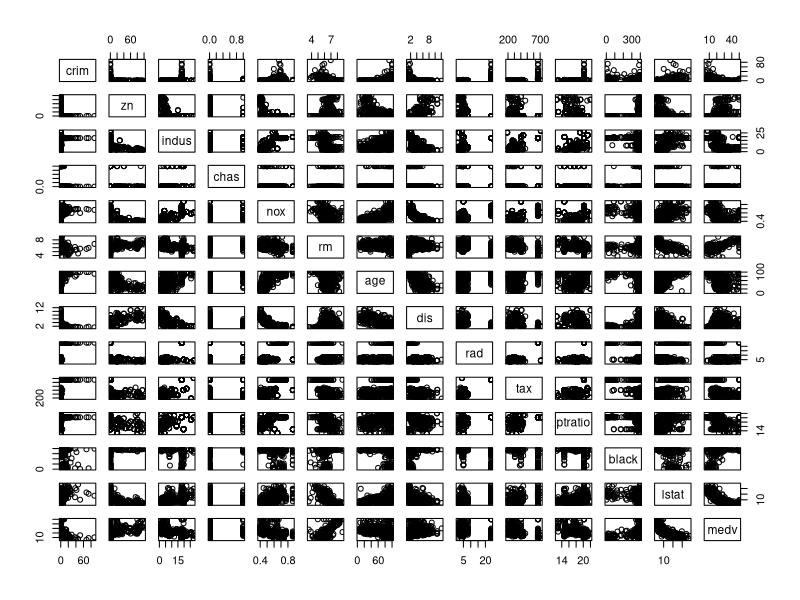
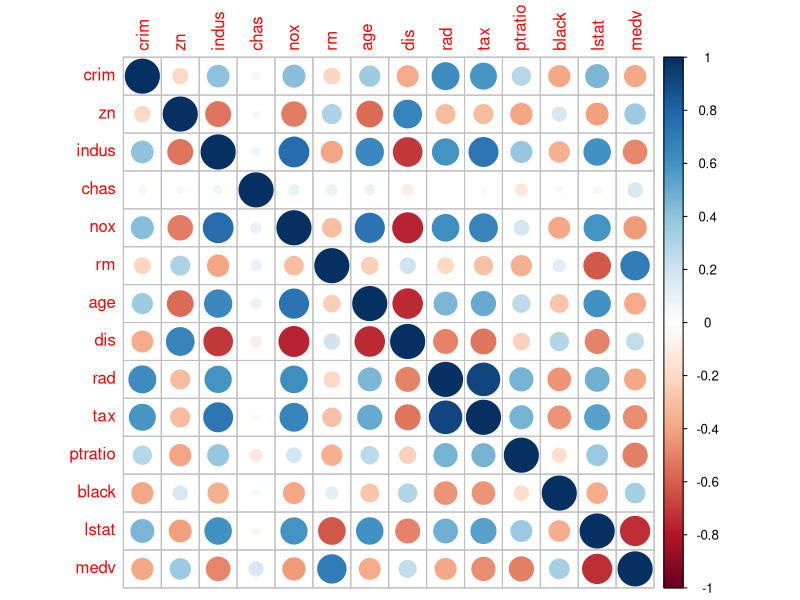
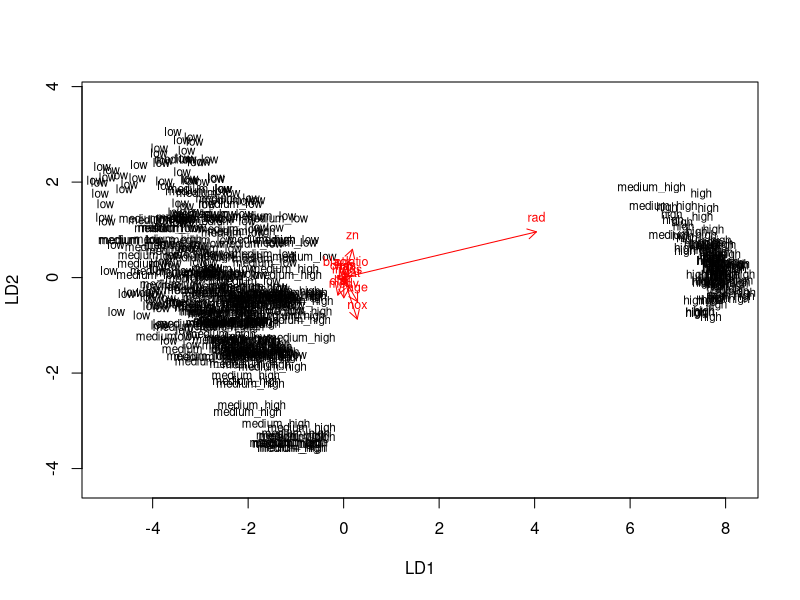
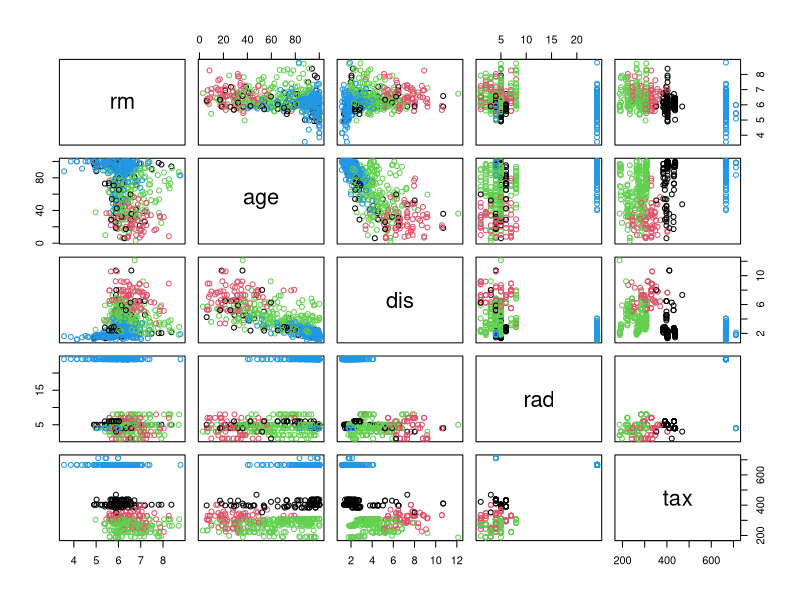
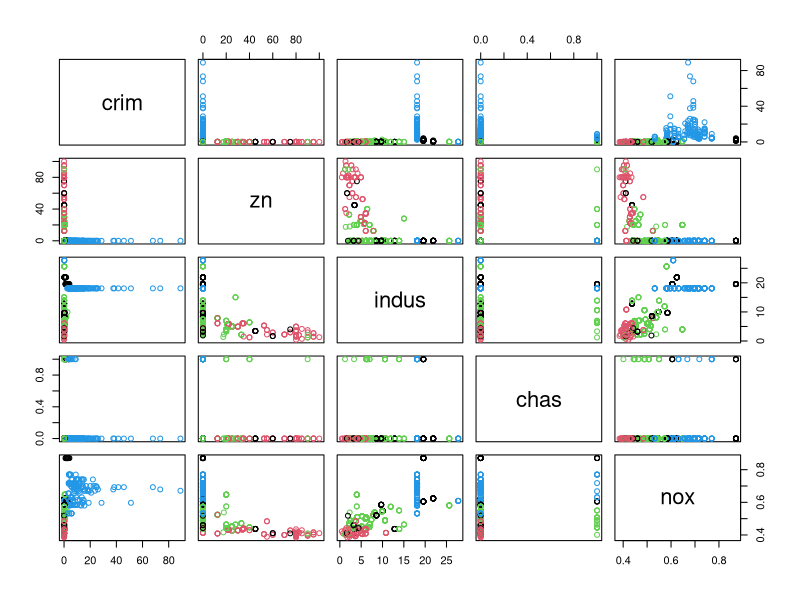
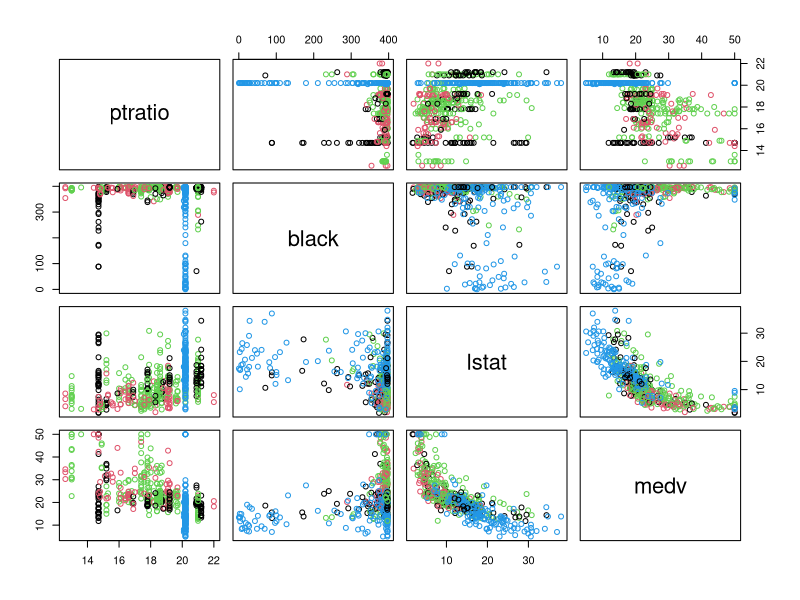
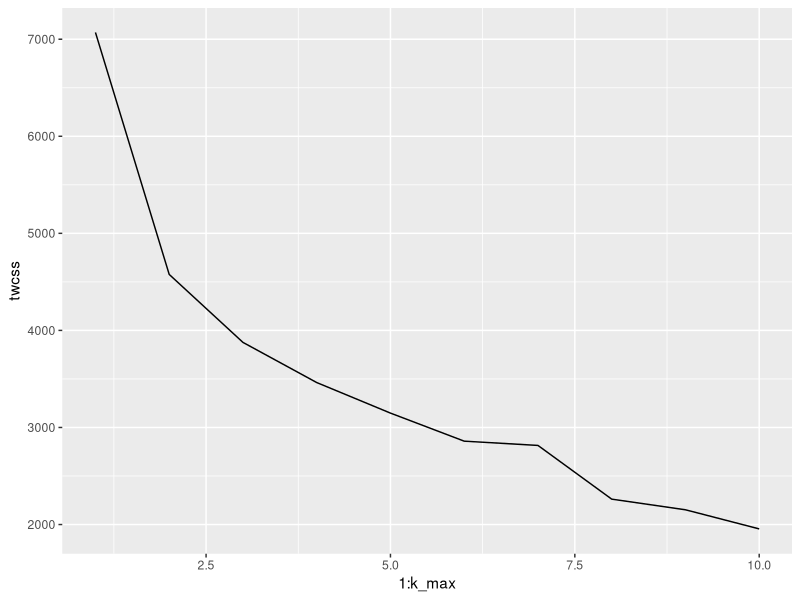
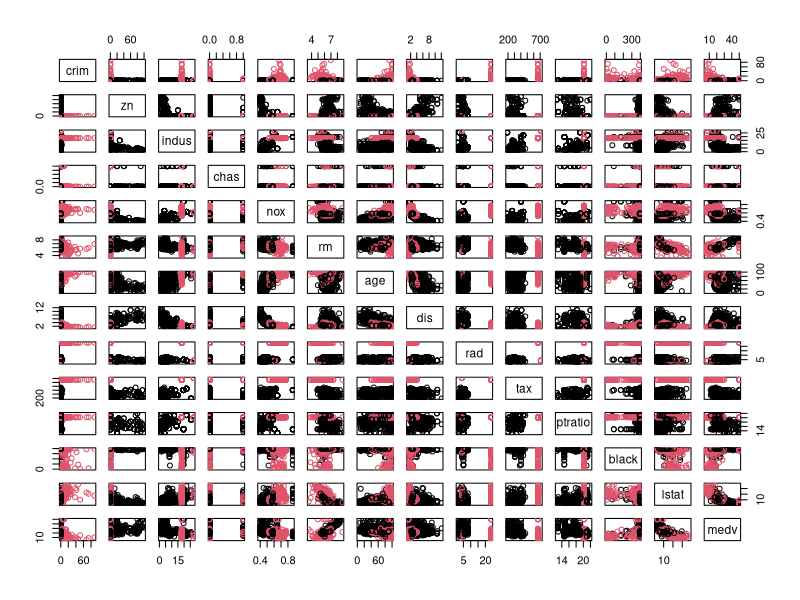

Source code (R) for these figures, in order:
## ---- chunk 1
library(MASS)
library(corrplot)
library(tidyverse)
data("Boston")
## ---- chunk 2
#explore the structure
str(Boston)
## ---- chunk 3
#explore the dimensions#
dim(Boston)
## ---- chunk 4
# plot matrix of the variables
pairs(Boston)
## ---- chunk 5
# calculate the correlation matrix and round it
cor_matrix <- cor(Boston) 

# print the correlation matrix
cor_matrix

# visualize the correlation matrix
library(corrplot)
corrplot(cor_matrix, method="circle")
## ---- chunk 6
#summaries of the variables in the data
summary(Boston)
## ---- chunk 7
# center and standardize variables
boston_scaled <- scale(Boston)

# summaries of the scaled variables
summary(boston_scaled)

# class of the boston_scaled object
class(boston_scaled)

# change the object to data frame
boston_scaled <- as.data.frame(boston_scaled)
boston_scaled
## ---- chunk 8
boston_scaled <- as.data.frame(scale(Boston))
boston_scaled$crim <- as.numeric(boston_scaled$crim)
# create a quantile vector of crim and print it
bins <- quantile(boston_scaled$crim)
bins
#Create a categorical variable of the crime rate
crime <- cut(boston_scaled$crim, 
             breaks = bins, 
             include.lowest = TRUE,
             label = c("low", "medium_low", "medium_high", "high"))
summary(crime)
## ---- chunk 9
# remove original crim from the dataset
boston_scaled <- dplyr::select(boston_scaled, -crim)

# add the new categorical value to scaled data
boston_scaled <- data.frame(boston_scaled, crime)
## ---- chunk 10
# number of rows in the Boston dataset 
n <- nrow(boston_scaled)

# choose randomly 80% of the rows
ind <- sample(n,  size = n * 0.8)

# create train set
train <- boston_scaled[ind,]

# create test set 
test <- boston_scaled[-ind,]

# save the correct classes from test data
correct_classes <- boston_scaled$crime

# remove the crime variable from test data
test <- dplyr::select(test, -crime)

summary(train)
summary(test)
nrow(train)
nrow(test)
## ---- chunk 11
# linear discriminant analysis
lda.fit <- lda(crime ~., data = train)

# print the lda.fit object
lda.fit 
## ---- chunk 12
# the function for lda biplot arrows
lda.arrows <- function(x, myscale = 1, arrow_heads = 0.1, color = "red", tex = 0.75, choices = c(1,2)){
  heads <- coef(x)
  arrows(x0 = 0, y0 = 0, 
         x1 = myscale * heads[,choices[1]], 
         y1 = myscale * heads[,choices[2]], col=color, length = arrow_heads)
  text(myscale * heads[,choices], labels = row.names(heads), 
       cex = tex, col=color, pos=3)
}

# target classes as numeric
classes <- as.numeric(train$crime)

# plot the lda results
plot(lda.fit, dimen = 2)
lda.arrows(lda.fit, myscale = 1)
## ---- chunk 13
# predict classes with test data
lda.pred <- predict(lda.fit, newdata = test)

# cross tabulate the results
predictions <- lda.pred$class
#table(correct = correct_classes, predicted = predictions)
## ---- chunk 14
library(MASS)
#reload the Boston dataset and standardize the detaset
data("Boston") 
boston_scaled <- as.data.frame(scale(Boston))

#calculate the distances between the observations
dist <- dist(boston_scaled)
summary(dist)
## ---- chunk 15
set.seed(13)
km <- kmeans(Boston, centers = 4)

# plot the Boston dataset with clusters
km <- kmeans(Boston, centers = 4)

# plot the Boston dataset with clusters
pairs(Boston[6:10], col = km$cluster)
pairs(Boston[1:5], col = km$cluster)
pairs(Boston[11:14], col = km$cluster)


## ---- chunk 16
set.seed(123)

# determine the number of clusters
k_max <- 10

# calculate the total within sum of squares
twcss <- sapply(1:k_max, function(k){kmeans(boston_scaled, k)$tot.withinss})

# visualize the results
qplot(x = 1:k_max, y = twcss, geom = 'line')

# k-means clustering
km <- kmeans(Boston, centers = 2)

# plot the Boston dataset with clusters
pairs(Boston, col = km$cluster)
